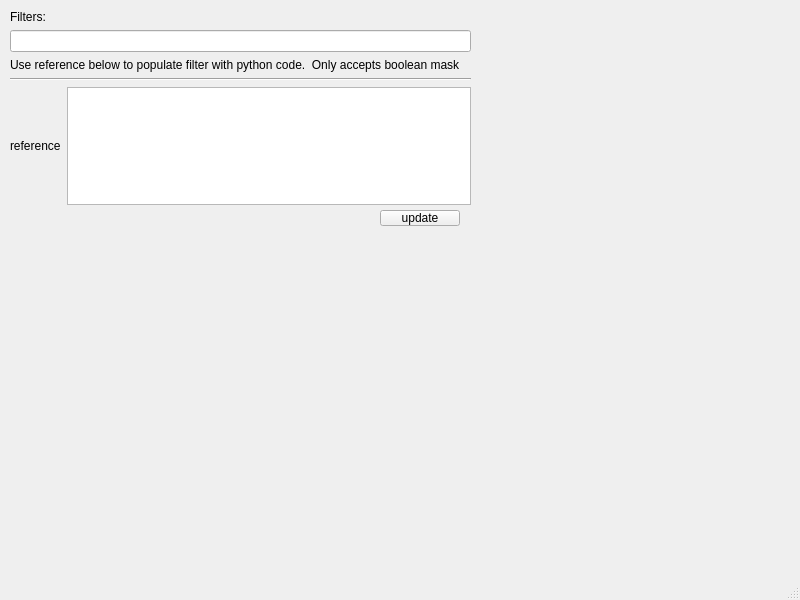
<?xml version="1.0" encoding="UTF-8"?>
<ui version="4.0">
 <class>MainWindow</class>
 <widget class="QMainWindow" name="MainWindow">
  <property name="geometry">
   <rect>
    <x>0</x>
    <y>0</y>
    <width>800</width>
    <height>600</height>
   </rect>
  </property>
  <property name="windowTitle">
   <string>MainWindow</string>
  </property>
  <widget class="QWidget" name="centralwidget">
   <widget class="QWidget" name="verticalLayoutWidget">
    <property name="geometry">
     <rect>
      <x>10</x>
      <y>10</y>
      <width>461</width>
      <height>195</height>
     </rect>
    </property>
    <layout class="QVBoxLayout" name="verticalLayout">
     <item>
      <widget class="QLabel" name="lbl_filters">
       <property name="text">
        <string>Filters:</string>
       </property>
      </widget>
     </item>
     <item>
      <widget class="QLineEdit" name="tbox_filter"/>
     </item>
     <item>
      <widget class="QLabel" name="lbl_help">
       <property name="text">
        <string>Use reference below to populate filter with python code.  Only accepts boolean mask</string>
       </property>
      </widget>
     </item>
     <item>
      <widget class="Line" name="line_2">
       <property name="orientation">
        <enum>Qt::Horizontal</enum>
       </property>
      </widget>
     </item>
     <item>
      <layout class="QHBoxLayout" name="horizontalLayout">
       <item>
        <layout class="QVBoxLayout" name="verticalLayout_2">
         <item>
          <widget class="QLabel" name="lbl_reference">
           <property name="text">
            <string>reference</string>
           </property>
          </widget>
         </item>
        </layout>
       </item>
       <item>
        <widget class="QTextEdit" name="tbox_datastream_reference"/>
       </item>
      </layout>
     </item>
    </layout>
   </widget>
   <widget class="QPushButton" name="btn_update">
    <property name="geometry">
     <rect>
      <x>380</x>
      <y>210</y>
      <width>80</width>
      <height>16</height>
     </rect>
    </property>
    <property name="text">
     <string>update</string>
    </property>
   </widget>
  </widget>
  <widget class="QStatusBar" name="statusbar"/>
 </widget>
 <resources/>
 <connections/>
</ui>
